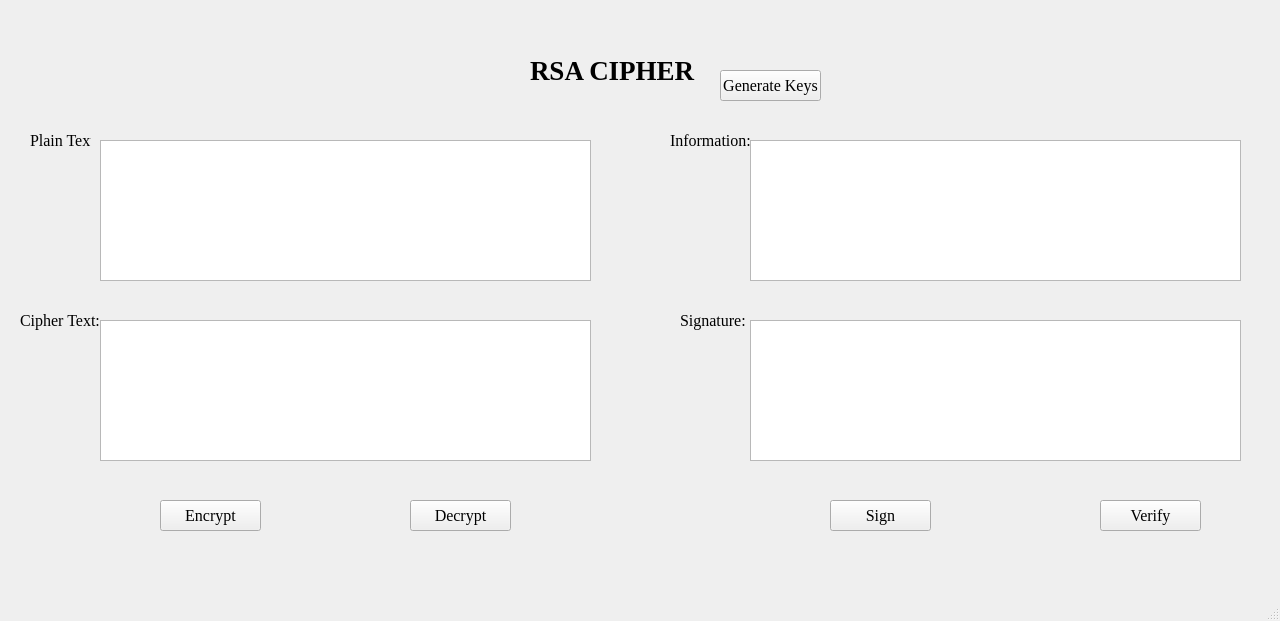
<?xml version="1.0" encoding="UTF-8"?>
<ui version="4.0">
 <class>MainWindow</class>
 <widget class="QMainWindow" name="MainWindow">
  <property name="geometry">
   <rect>
    <x>0</x>
    <y>0</y>
    <width>1280</width>
    <height>621</height>
   </rect>
  </property>
  <property name="windowTitle">
   <string>MainWindow</string>
  </property>
  <widget class="QWidget" name="centralwidget">
   <widget class="QLabel" name="label">
    <property name="geometry">
     <rect>
      <x>530</x>
      <y>60</y>
      <width>171</width>
      <height>20</height>
     </rect>
    </property>
    <property name="font">
     <font>
      <family>Times New Roman</family>
      <pointsize>20</pointsize>
      <weight>75</weight>
      <bold>true</bold>
     </font>
    </property>
    <property name="text">
     <string>RSA CIPHER</string>
    </property>
    <property name="textFormat">
     <enum>Qt::PlainText</enum>
    </property>
   </widget>
   <widget class="QPushButton" name="btn_gen_keys">
    <property name="geometry">
     <rect>
      <x>720</x>
      <y>70</y>
      <width>101</width>
      <height>31</height>
     </rect>
    </property>
    <property name="font">
     <font>
      <family>Times New Roman</family>
      <pointsize>12</pointsize>
     </font>
    </property>
    <property name="text">
     <string>Generate Keys</string>
    </property>
   </widget>
   <widget class="QLabel" name="label_2">
    <property name="geometry">
     <rect>
      <x>30</x>
      <y>130</y>
      <width>61</width>
      <height>20</height>
     </rect>
    </property>
    <property name="font">
     <font>
      <family>Times New Roman</family>
      <pointsize>12</pointsize>
     </font>
    </property>
    <property name="text">
     <string>Plain Text :</string>
    </property>
   </widget>
   <widget class="QPlainTextEdit" name="txt_plain_text">
    <property name="geometry">
     <rect>
      <x>100</x>
      <y>140</y>
      <width>491</width>
      <height>141</height>
     </rect>
    </property>
   </widget>
   <widget class="QLabel" name="label_3">
    <property name="geometry">
     <rect>
      <x>20</x>
      <y>310</y>
      <width>81</width>
      <height>20</height>
     </rect>
    </property>
    <property name="font">
     <font>
      <family>Times New Roman</family>
      <pointsize>12</pointsize>
     </font>
    </property>
    <property name="text">
     <string>Cipher Text:</string>
    </property>
   </widget>
   <widget class="QPlainTextEdit" name="txt_cipher_text">
    <property name="geometry">
     <rect>
      <x>100</x>
      <y>320</y>
      <width>491</width>
      <height>141</height>
     </rect>
    </property>
   </widget>
   <widget class="QPlainTextEdit" name="txt_info">
    <property name="geometry">
     <rect>
      <x>750</x>
      <y>140</y>
      <width>491</width>
      <height>141</height>
     </rect>
    </property>
   </widget>
   <widget class="QPlainTextEdit" name="txt_sign">
    <property name="geometry">
     <rect>
      <x>750</x>
      <y>320</y>
      <width>491</width>
      <height>141</height>
     </rect>
    </property>
   </widget>
   <widget class="QLabel" name="label_4">
    <property name="geometry">
     <rect>
      <x>670</x>
      <y>130</y>
      <width>81</width>
      <height>20</height>
     </rect>
    </property>
    <property name="font">
     <font>
      <family>Times New Roman</family>
      <pointsize>12</pointsize>
     </font>
    </property>
    <property name="text">
     <string>Information:</string>
    </property>
   </widget>
   <widget class="QLabel" name="label_5">
    <property name="geometry">
     <rect>
      <x>680</x>
      <y>310</y>
      <width>71</width>
      <height>20</height>
     </rect>
    </property>
    <property name="font">
     <font>
      <family>Times New Roman</family>
      <pointsize>12</pointsize>
     </font>
    </property>
    <property name="text">
     <string>Signature:</string>
    </property>
   </widget>
   <widget class="QPushButton" name="btn_encrypt">
    <property name="geometry">
     <rect>
      <x>160</x>
      <y>500</y>
      <width>101</width>
      <height>31</height>
     </rect>
    </property>
    <property name="font">
     <font>
      <family>Times New Roman</family>
      <pointsize>12</pointsize>
     </font>
    </property>
    <property name="text">
     <string>Encrypt</string>
    </property>
   </widget>
   <widget class="QPushButton" name="btn_decrypt">
    <property name="geometry">
     <rect>
      <x>410</x>
      <y>500</y>
      <width>101</width>
      <height>31</height>
     </rect>
    </property>
    <property name="font">
     <font>
      <family>Times New Roman</family>
      <pointsize>12</pointsize>
     </font>
    </property>
    <property name="text">
     <string>Decrypt</string>
    </property>
   </widget>
   <widget class="QPushButton" name="btn_sign">
    <property name="geometry">
     <rect>
      <x>830</x>
      <y>500</y>
      <width>101</width>
      <height>31</height>
     </rect>
    </property>
    <property name="font">
     <font>
      <family>Times New Roman</family>
      <pointsize>12</pointsize>
     </font>
    </property>
    <property name="text">
     <string>Sign</string>
    </property>
   </widget>
   <widget class="QPushButton" name="btn_verify">
    <property name="geometry">
     <rect>
      <x>1100</x>
      <y>500</y>
      <width>101</width>
      <height>31</height>
     </rect>
    </property>
    <property name="font">
     <font>
      <family>Times New Roman</family>
      <pointsize>12</pointsize>
     </font>
    </property>
    <property name="text">
     <string>Verify</string>
    </property>
   </widget>
  </widget>
  <widget class="QMenuBar" name="menubar">
   <property name="geometry">
    <rect>
     <x>0</x>
     <y>0</y>
     <width>1280</width>
     <height>21</height>
    </rect>
   </property>
  </widget>
  <widget class="QStatusBar" name="statusbar"/>
 </widget>
 <resources/>
 <connections/>
</ui>
